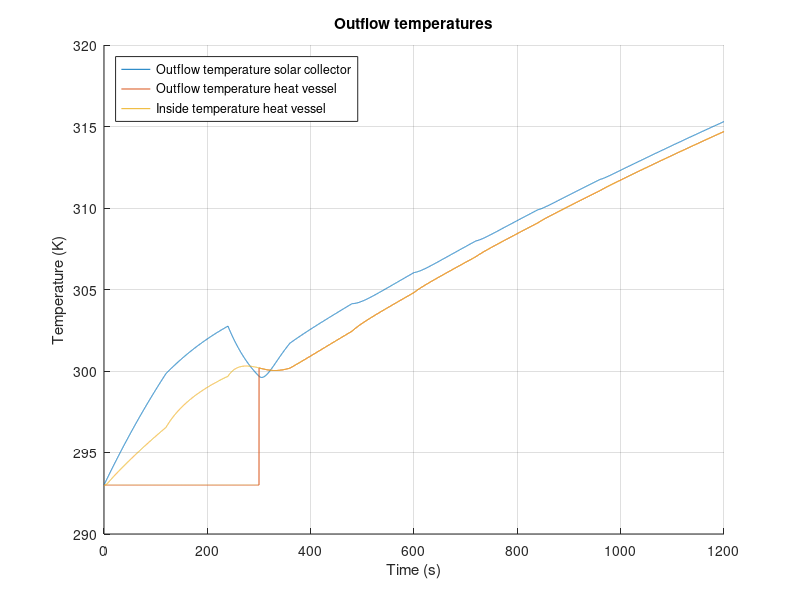

Reproduce this figure in MATLAB.
%%%%%%%%%%%%%%%%%%%%%%%%%%%%%%%%%%%%%%%%%%%%
% Matlab model for Solar Collector Group 10%
%%%%%%%%%%%%%%%%%%%%%%%%%%%%%%%%%%%%%%%%%%%%
clc;
clear;
close all;
%%
%%%%%%%%%%%
%Constants%
%%%%%%%%%%%
%Natural costants:
    sigma = 5.67*10^(-8);                       %Stefan-Boltzmann constant
    v_out = 4.5;                                %Velocity of air outside the solar collector [m/s]
    v_in = 0;                                   %Velocity of air inside the solar collector [m/s]
%Emissivity
    e_Cu = 0.22;                                %Copper tube, value 0.052
    e_glass = 0.94;
    e_PVC = 0.91;                               %PVC tube
    e_foam = 0.9;                               %foam foil
    e_Al = 0.04;                                %Aluminum tape
    e_paint = 0.95;                             %Emissivity of black paint (for comparison)
    e_wood = 0.94;
    e_CuMatte = 0.22;                           %Emissivity of the copper tube after making it less reflective (for comparison)
%Thermal conductivity
    k_air = 0.026;                              %Air [W/(m*K)]
    k_tempex =0.03;                             %Tempex plate [W/(m*K)]
    k_Cu = 400;                                 %Copper tube [W/(m*K)]
    k_wood = 0.12;                              %Wood casing [W/(m*K)]
    k_Po = 0.13;                                %Polyurethane tube [W/(m*K)]
    k_PVC = 0.19;                               %PVC thermal conduc [W/(m*K)]
    k_foil = 0.04;                              %Polyethylene foam foil [W/(m*K)]
    k_glass = 0.78;                             %Thermal conductivity of the glass plate [W/(m*K)]
%Heat transfer coefficient
    h_out_air = 10.45 - v_out + 10*(v_out)^(1/2);%Outside solar collector air [W/(m^2*K)]
    h_in_air = 10.45 - v_in + 10*(v_in)^(1/2);  %Inside solar collector air [W/(m^2*K)]
    h_air = 2.5;                                %Still standing 298K air [W/(m^2*K)]
%Specific heat
    c_water = 4186;                             %Specific heat water [J/kgK]
    c_Cu = 386;                                 %Specific heat copper [J/kgK]
    c_Al = 922;                                 %Specific heat aluminium[J/kgK]
    c_air = 1007;                               %Specific heat air[J/kgK]
%Measurements
    D_Cu = 0.012;                               %Diameter of the copper tube [m]
    D_PolyTube = 0.008;                         %Diameter of the polyurathane pump tubes [m]
    R_Cu1 = 0.005;                              %Inner radius of the copper tube [m]
    R_Cu2 = 0.006;                              %Outer radius of  the copper tube [m]
    V_air = 0.04911;                            %Volume of the air in the solar collector [m^3]
    V_Al = 8.96*10^(-5);                        %Total volume of the aluminum tape
    L_Cu_SC = 6.63;                             %Length of the copper tube in the solar collector [m]
    L_CuTube = 6.630;                           %Total length of tube that's exposed to the air [m]
    L_PolyTube1 = 3;                            %Total length of polyurathane pump tube 1 [m]
    L_PolyTube2 = 3;                            %Total length of polyurathane pump tube 2 [m]
    d_frame = 0.05;                             %Thickness of the pinewood frame [m]
%Measurements Heat storage vessel
    D_pvc = 0.050;                              %Diameter PVC tube [m]
    R_pvcThick = 0.0018;                        %PVC wall thickness
    R_pvc1 = (D_pvc/2) - R_pvcThick;            %Inner Radius PVC tube [m]
    R_pvc2 = (D_pvc/2);                         %Outer Radius PVC tube [m]
    N_insLayers = 6;                            %Number of insulating polyethylene foam foil layers [m]
    R_polyFoil = N_insLayers * 0.003;           %Radius thickness polyethylene foam foil [m]
    L_Tube_HV = 0.71;                           %PVC length [m]
%Measurements for in- and outlet connectors
    D_Po = 0.012;                               %Diameter of the polyurethane tube [m]
    R_Po1 = 0.004;                              %Inner radius of the polyurethane tube [m]
    R_Po2 = 0.006;                              %Outer radius of the polyurethane tube [m]
    L_Tube_HV_to_SC = 3;                        %Half of general setup length, HV to SC [m]
    L_Tube_SC_to_HV = 3;                        %Half of general setup length, SC to HV [m]
%Areas
    A_RadCu = 4*D_Cu*1.4+3*0.5*0.25*pi*(0.0898^2-0.0778^2)+2*0.012*0.15; %Sunlit area of the copper tube [m^2]
    A_RadAl = 0.670*1.4 - 4*0.012*1.4;                      %Sunlit area of the aluminum troughs [m^2]
    A_AirCu = 1.4*pi*D_Cu + 3*4.9594762*10^(-3) + 0.05*pi*D_Cu + 2*0.1*pi*D_Cu; %Area of the copper tube that's exposed to the air [m^2]
    A_AirTape = 1.971;                                      %Area of the aluminum tape that is exposed to the air [m^2]
    A_AirSS = 2*(1.64*0.67)+2*(0.67*0.065)+2*(0.065*1.72);  %Area of solar collector that is exposed to the air [m^2]
    A_frame = 2*(0.67*0.065)+2*(0.065*1.72);                %Area of sides touching pinewood [m^2]
    A_HV = 2*pi*(R_pvc2+R_polyFoil)*L_Tube_HV;              %Area of heat vessel [m^2] %%%%CHECK THIS
%Intensity
    I_sun = 1000;                               %Intensity of the artificial sun [W/m^2]
    I_glass = 950;                              %Intensity after absorption of glass plate [W/m^2]
%Temperatures
    T_sur = 293;                                %Temperature of the surroundings [K]
    T_in = 293;                                 %Temperature of the incoming water [K]
%Density
    rho_w = 1000;                               %Density of water [kg/m^3]
    rho_Cu = 8.3*10^3;                          %Density of copper [kg/m^3]
    rho_air = 1.29;                             %Density of air [kg/m^3]
    rho_Al = 2.70*10^3;                         %Density of aluminum [kg/m^3]
%Variables
    test_length = 20;                           %Given time in test [minutes]
    flowrate = 0.1;                             %Initial flowrate [L/min]
%%
%%%%%%%%%%%%%%
%Calculations%
%%%%%%%%%%%%%%
%%Aluminium reflection and absorption rates%%
dQdt_RadAl = (1-e_Al)*A_RadAl*I_glass;                                      %Energy that is reflected by the aluminum tape [W]
dQdt_RadAl_in = (e_Al)*A_RadAl*I_glass;                                     %Energy that is absorbed by the aluminum tape [W]
dQdt_RadCu = e_Cu*A_RadCu*I_glass + e_Cu*dQdt_RadAl;                        %Energy that is absorbed by the copper tube due to radiation [W]

%%Length of simulation%%
t_end = test_length*60;                                                     %End time [s]
t_step = 0.1;                                                               %Step size [s]
Steps = t_end/t_step;                                                       %Amount of steps

%%HEAT VESSEL%%
T_HV_table = zeros(3,Steps+1);                                              %Heat vessel table for data logging
T_HV_table(1,:) = 0:t_step:t_end;
T_HV_out=T_in;                                                              %Beginning temperature of water in the heat vessel [K]
m_SC_water = 0.512;                                                         %Max mass of water in the solar collector [kg]
m_HV_water = 1.2;                                                           %Max mass of water in the heat vessel  [kg]
m_out_tube =1/4*pi*((D_Po -2*0.002)^2)*L_Tube_HV_to_SC ;                    %Max mass of water in the outlettubing [kg]
m_hv_frac = 0;                                                              %Initial fraction hot water to cold water [-]

%%Thermocline HV start values%%
m_HV_new = 0;                                                               %Starting mass of hot water in HV  [kg]
m_HV_old = m_HV_water;                                                      %Starting mass of cold water in HV [kg]
T_HV_inside = T_in;                                                         %Starting temperature HV [K]

%%Tube Heat vessel --> Solar Collector%%
m_PolyTube1_water = (1/4)*pi*D_PolyTube^2*L_PolyTube1*rho_w;                %Maximum amount of water in the tube [kg]
T_SC_in = T_in;                                                             %Starting temperature [K]

%%SOLAR COLLECTOR%%
T_SC_table = zeros(3,Steps+1);                                              %Solar collector table for data logging
T_SC_table(1,:) = 0:t_step:t_end;
T_SC_out=T_in;                                                              %Beginning temperature of water in the solar collector [K]

%SC glass plate calculations
d_glass = 0.004;                                                            %Thickness of the glass plate [m]
A_glass = 0.67*(1.640+0.080);                                               %Area of the glass plate [m]

%%Tube Solar Collector --> Heat vessel%%
m_PolyTube2_water = (1/4)*pi*D_PolyTube^2*L_PolyTube2*rho_w;                %Maximum amount of water in the tube [kg]
T_HV_in = T_in;                                                             %Starting temperature [K]

%%General%%
m_Cu = (L_Cu_SC*pi*R_Cu2^2 - L_Cu_SC*pi*R_Cu1^2)*rho_Cu;                    %Mass of the copper tube in the solar collector [kg]
m_air = rho_air*V_air;                                                      %Mass of the air in the solar collector [kg]
m_Al = rho_Al*V_Al;                                                         %Total mass of the aluminum tape [kg]
T_air = T_in;                                                               %Starting temperature of the air [K]
T_Al = T_in;                                                                %Starting temperature of the aluminum tape [K]
m_flow = (flowrate/60/1000)*rho_w*t_step;                                   %Mass of water inflow from pump during t_step [kg]
%%
for t=0:t_step:t_end
    %%Variable flowrate
    if (120<t && t<1080)
           xStart = 0.2;
           dx = 0.4;
           N = 8;
           pump = xStart + (0:N-1)*dx;
           flowrate = pump(round((t-60)/120));
           m_flow = (flowrate/60/1000)*rho_w*t_step;                        %Mass of water inflow from pump during t_step [kg]
    elseif (1080<t && t<1200)
           flowrate = 3;
           m_flow = (flowrate/60/1000)*rho_w*t_step;                        %Mass of water inflow from pump during t_step [kg]
    end
    %%
    %%%%%%%%%%%%%%%%%%%%%%%%%%%%%%%%%%%%%%%%
    %       Equations for the vessel       %
    %%%%%%%%%%%%%%%%%%%%%%%%%%%%%%%%%%%%%%%%    
    %%%%%Insulation heat loss%%%%
    R_HV_PVC_cond = R_pvc1/(k_PVC*(2*pi*R_pvc2*L_Tube_HV));                     %Thermal resitance of conduction through PVC [K/W]
    R_HV_ins_Cond =  (log((R_pvc2 + R_polyFoil)/R_pvc2)) / (k_foil*A_HV);   %Thermal resitance of conduction through poly foam foil [K/W]
    R_HV_ins_Conv = 1 / (h_air*A_HV);                                       %Thermal resitance of convection outside poly foam foil [K/W]
    HL_RadOut_PVC = e_PVC * sigma * A_HV * (T_HV_inside^4 - T_sur^4);   %Heat loss due to radiation PVC [W]
    HL_RadOut_foam = e_foam * sigma * A_HV * (T_HV_inside^4 - T_sur^4); %Heat loss due to radiation foam foil [W]
    R_HV_ins_total = R_HV_PVC_cond + R_HV_ins_Cond + R_HV_ins_Conv;         %Total thermal resistance in series [K/W]
    %Total heat flow through insulation multiplied with fraction hot water
    dQdt_HV_insulation = m_hv_frac*(-((T_HV_inside - T_sur ) / R_HV_ins_total)-HL_RadOut_PVC-HL_RadOut_foam);   
    
    %%%%%End caps heat loss%%%%
    R_HV_cap_Conv = 1 /h_air*pi*(R_pvc2+R_pvcThick).^2;                     %Thermal resistance due to convection on end caps [K/W]
    R_HV_cap1 = R_pvcThick / (k_PVC * (pi*R_pvc2).^2);                      %Thermal resistance end-cap [K/W]
    R_HV_cap2 = R_HV_cap1;                                                  %Thermal resistance upper end cap [K/W]
    if m_hv_frac == 1
        %If heatvessel is full of hot water, heat loss from both end caps is presumed
        R_HV_caps_total = R_HV_cap1 + R_HV_cap2 + 2*R_HV_cap_Conv;
        dQdt_HV_caps = -((T_HV_inside - T_sur ) / R_HV_caps_total);
    else
        %If hot water not at bottom HV, only 1 end-cap
        R_HV_caps_total = R_HV_cap1 + R_HV_cap_Conv;                        
        dQdt_HV_caps = -((T_HV_inside - T_sur ) / R_HV_caps_total);
    end
    
    %%%%Total heat flow storage vessel%%%%
    dQdt_HV_total = dQdt_HV_insulation + dQdt_HV_caps;                      %Total heat flow storage vessel [W/m^2]
    
    %%%%Calculate internal temperature%%%%
    delta_T = (dQdt_HV_total*t_step/(m_HV_water*c_water));                  %Resulting delta T of heat flow [K]
    T_HV_inside = T_HV_inside+delta_T;                                      %Resulting internal temperature [K]
    
    %%%%Thermocline effect%%%% 
    if (m_HV_new < m_HV_water)                                              % Cold region thermocline provides outlfow HV
        m_HV_new = m_HV_new + m_flow;
        T_HV_inside = (m_flow*T_HV_in + T_HV_inside*m_HV_new)/(m_HV_new + m_flow);
        m_hv_frac = m_HV_new / m_HV_water;                                  %Fraction hot to cold water in HV
        m_HV_old = m_HV_old - m_flow;
        T_HV_out = T_in;                                                    %Resulting temperature outlfow if full of hot water
    else                                                                    %Thermocline when cold water has been dispersed
        T_HV_inside = (m_flow*T_HV_in + T_HV_inside*m_HV_new)/(m_HV_new + m_flow);
        m_hv_frac = 1;                                                      %Fraction of cold water to hot water is 1, used for heat losses in HV
        T_HV_out = T_HV_inside;                                             %Resulting temperature outlfow if not full of hot water
    end
    
    %%%%Log HV data for plotting%%%%
    Column = round((1/t_step)*t+1);                                         %Table time step counter
    T_HV_table(2,Column)=T_HV_out;                                          %Assign value for T_HV_out to the right space
    T_HV_table(3,Column)=dQdt_HV_total;                                     %Assign value for dQdt_HV_total to the right space
    T_HV_table(4,Column)=T_HV_inside;                                       %Assign value for inside temperature heat vessel
    
    %%
    %%%%%%%%%%%%%%%%%%%%%%%%%%%%%%%%%%%%%%%%
    %Tube 1 Heat vessel --> Solar collector%
    %%%%%%%%%%%%%%%%%%%%%%%%%%%%%%%%%%%%%%%%
    %%%%Inflow temperature%%%%
    m_PolyTube1_old = m_PolyTube1_water - m_flow;                           %Mass of water from t-t_step [kg]
    m_PolyTube1_new = m_flow;                                               %Mass of water added to the heat vessel during t_step [kg]
    T_SC_in = (m_PolyTube1_old*T_SC_in + m_PolyTube1_new*T_HV_out)/(m_PolyTube1_old+m_PolyTube1_new); %Inflow temperature [K] 
    
    %%%%Thermal resistance%%%%
    R_tube_out_Cond =  (log(R_Po2 /R_Po1)) / ((2*pi*k_Po*L_Tube_HV_to_SC ));%Thermal resitance of conduction outlet tubing [K/W]
    R_tube_out_Conv = 1 / (h_air*(2*pi*R_Po2)*L_Tube_HV_to_SC) ;           %Thermal resitance of convection outlet tubing [K/W]
    R_tube_out_total = R_tube_out_Cond + R_tube_out_Conv;                  %Total thermal resistance in series [K/W]
    
    %%%%Total heat flowflow%%%%
    dQdt_PolyTube1_total = -((T_HV_out - T_sur ) / R_tube_out_total);       %Total heat flow HV to SC[W/m^2]
    
    %%%%Outflow temperature
    delta_T = (dQdt_PolyTube1_total*t_step/(m_PolyTube1_water*c_water));    %Resulting delta T of heat flow [K]
    T_SC_in = T_SC_in+delta_T;                                              %Resulting outflow temperature [K]
    
    %%
    %%%%%%%%%%%%%%%%%%%%%%%%%%%%%%%%%%%%%%%%
    %  Equations for the solar collector   %
    %%%%%%%%%%%%%%%%%%%%%%%%%%%%%%%%%%%%%%%%
    m_SC_old = m_SC_water - m_flow;                                         %Mass of water from t-t_step [kg]
    m_SC_new = m_flow;                                                      %Mass of water added to the solar collector during t_step [kg]
    T_SC_out = (m_SC_old*c_water*T_SC_out + m_Cu*c_Cu*T_SC_out + m_SC_new*c_water*T_SC_in)/(m_SC_old*c_water + m_Cu*c_Cu + m_SC_new*c_water);

    %%%Heat transfer mechanisms in the solar collector%%%	
    dtQt_RadOut = e_Cu * sigma * A_AirCu * (T_SC_out^4 - T_air^4);          %Heat loss due to radiation [W]                
    R_CondOut = (log(R_Cu2/R_Cu1)) / (2*pi*k_Cu*L_CuTube);                  %Thermal resistance due to conduction in the copper tube [K/W]
    R_Cu_conv = 1 / (h_air*A_AirCu);                                         %Thermal resistance due to convection [K/W]
    R_SC_total = R_CondOut + R_Cu_conv;                                     %The total of all the thermal resistances [K/W]
  
    %%%%Total heat flow solar collector%%%%
    dQdT_SC_tube = ((T_SC_out - T_air) / R_SC_total);
    dQdt_SC_total = dQdt_RadCu - dQdT_SC_tube - dtQt_RadOut;        %Total heat flow solar collector [W/m^2]
    
    %%%%Calculate internal temperature%%%%    
    delta_T = (dQdt_SC_total*t_step)/(m_SC_water*c_water + m_Cu*c_Cu);      %Resulting delta T of heat flow [K]
    T_SC_out=T_SC_out+delta_T;                                              %Resulting outflow temperature [K]
    
    %%%%Log SC data for plotting%%%%
    Column = round((1/t_step)*t+1);                                         %Table time step counter
    T_SC_table(2,Column)=T_SC_out;                                          %Assign value for T to the right space
    T_SC_table(3,Column)=delta_T;                                           %Assign value for T to the right space
    
    %%
    %%%%%%%%%%%%%%%%%%%%%%%%%%%%%%%%%%%%%%%%
    %Tube 2 Solar collector --> Heat vessel%
    %%%%%%%%%%%%%%%%%%%%%%%%%%%%%%%%%%%%%%%%
    m_PolyTube2_old = m_PolyTube1_water - m_flow;                           %Mass of water from t-t_step [kg]
    m_PolyTube2_new = m_flow;                                               %Mass of water added to the heat vessel during t_step [kg]
   
    T_HV_in = (m_PolyTube2_old*T_HV_in + m_HV_new*T_SC_out)/(m_PolyTube2_old+m_HV_new); %Average internal HV temperature with inflow from SC [K]
    
    R_tube_in_Cond =  (log(R_Po2 /R_Po1)) / ((2*pi*k_Po*L_Tube_SC_to_HV )); %Thermal resitance of conduction inlet tubing [K/W]
    R_tube_in_Conv = 1 / (h_air*(2*pi*R_Po2)*L_Tube_SC_to_HV) ;             %Thermal resitance of convection inlet tubing [K/W]
    R_tube_in_total = R_tube_in_Cond + R_tube_in_Conv;                      %Total thermal resistance in series [K/W]
    
    %%%%Total flow
    dQdt_PolyTube2_total = -((T_HV_in - T_sur ) / R_tube_in_total);         %Total heat flow general setup SC to HV [W/m^2]

    delta_T = (dQdt_PolyTube2_total*t_step/(m_PolyTube2_water*c_water));    %Resulting delta T of heat flow [K]
    T_HV_in = T_HV_in+delta_T;                                              %Resulting outflow temperature [K]
        
    %%
    %%%%%%%%%%%%%%%%%%%%%%%%%%%%%%%%%%%%%%%%
    %            Air Temperature           %
    %%%%%%%%%%%%%%%%%%%%%%%%%%%%%%%%%%%%%%%%
    %To calculate dQdt_air_total, first the temperature of the aluminum tape has to be determined:
    dQdt_Al_conv = h_air*A_AirTape*(T_Al-T_air);                            %Convective heat loss aluminium tape [W/m^2]
    dQdt_Al_total = dQdt_RadAl_in - dQdt_Al_conv;                           %Total heat flow aluminium tape [W/m^2]
    delta_T = (dQdt_Al_total*t_step)/(m_Al*c_Al);                           %Resulting delta T aluminium tape [K]
    T_Al = T_Al + delta_T;                                                  %Temperature aluminium tape after delta T [K]

    %Air temperature:
    dQdt_CondEnv = -(k_wood * A_frame * (T_air - T_sur))/d_frame;               %Heat flow to the environment through the wood by conduction [W/m^2]
    dQdt_CondGlass = -(k_glass*A_glass*(T_air - T_sur))/d_glass;           %Heat flow to the environment through the glass by conduction [W/m^2]
    dQdt_air_total = dQdt_Al_conv + dQdt_CondEnv + dQdt_CondGlass + dQdT_SC_tube; %Total heat flow air inside solar collector [W/m^2]
     
    delta_T = (dQdt_air_total*t_step)/(m_air*c_air);                        %Resulting delta T of heat flow [K]
    T_air = T_air + delta_T;                                                %Resulting air temperature [K]
    
end
%%
%%%%%%%%%%
%Plotting%
%%%%%%%%%%

t_var=T_SC_table(1,:);          %Time variable
T_SC_var=T_SC_table(2,:);       %Outflow temperature solar collector
T_HV_var=T_HV_table(2,:);       %Outflow temperature heat vessel
T_HV_inside = T_HV_table(4,:);  %Inside temperature heat vessel

hold on
grid on

plot(t_var,T_SC_var);
plot(t_var,T_HV_var);
plot(t_var,T_HV_inside);
ylabel('Temperature (K)')

legend({'Outflow temperature solar collector','Outflow temperature heat vessel','Inside temperature heat vessel'}, 'Location','northwest')

xlim([0 t_end]);
xlabel('Time (s)')
title('Outflow temperatures')
saveas(gcf,'Outflow temperature.jpg')
